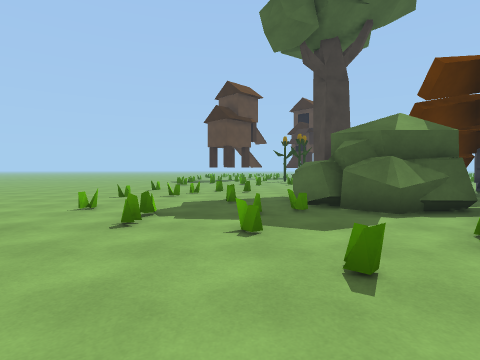
[1] (above)

24 first-person views from a walk through a scene from a Unity 3-D project. The camera is 1.4 m above the floor, tilts 2° down and sees 80° across. The floor is counted in squares, 2 m on a side. Each view is taken from the middle of a square. On the plan, view 1 faces up. The plan holds only what a view shows up to about 10 squares ahead; the rest is blank. The place goes on beyond the plan. Some animated figures are left out. Surface patterns are stand-ins for the level's own textures.

[2]
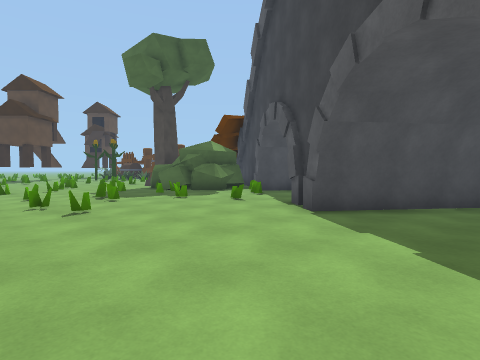

[3]
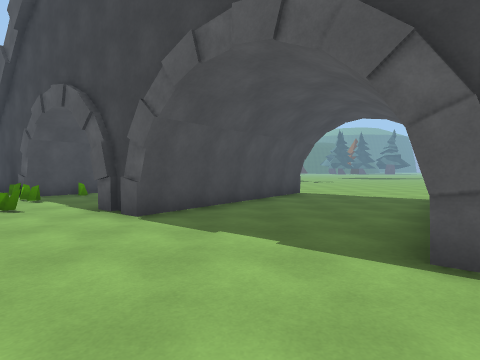

[4]
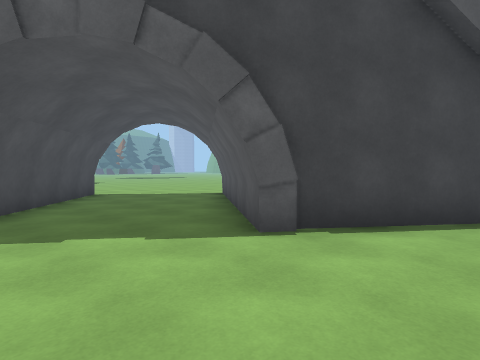

[5]
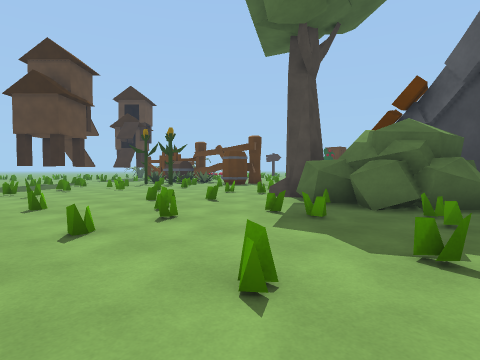

[6]
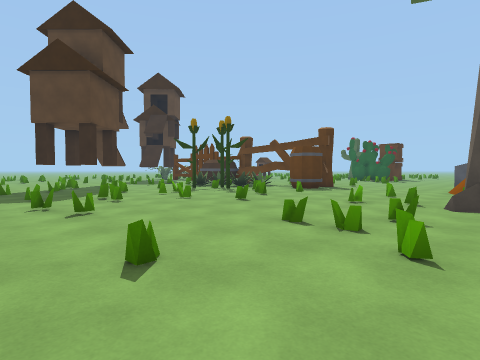

[7]
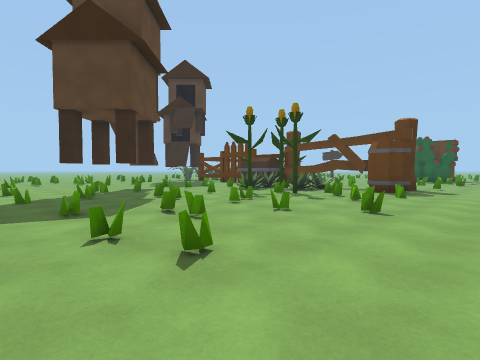

[8]
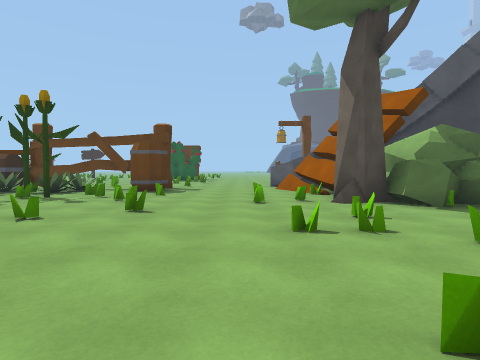

[9]
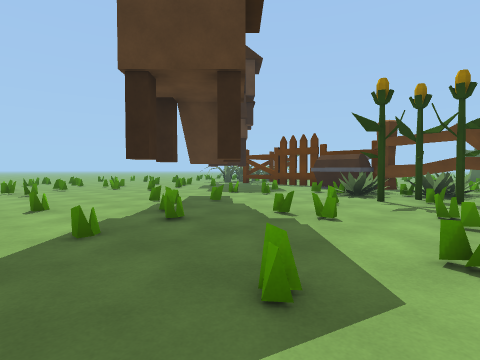

[10]
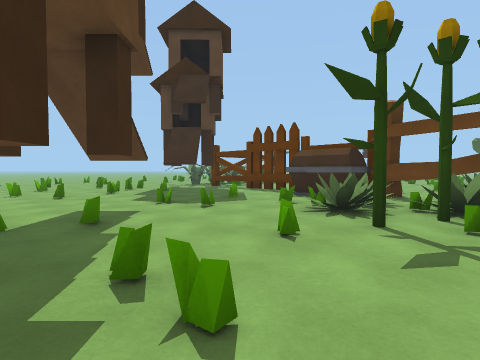

[11]
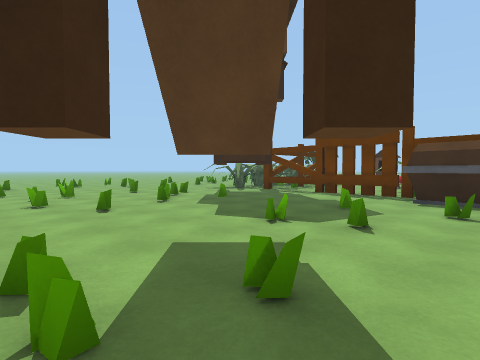

[12]
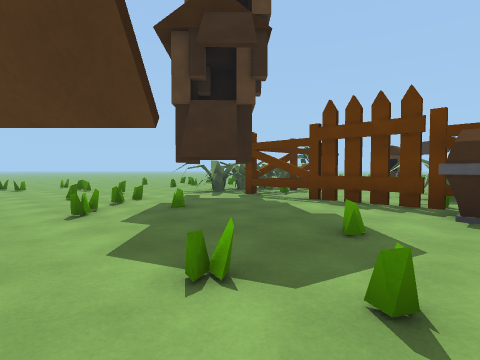

[13]
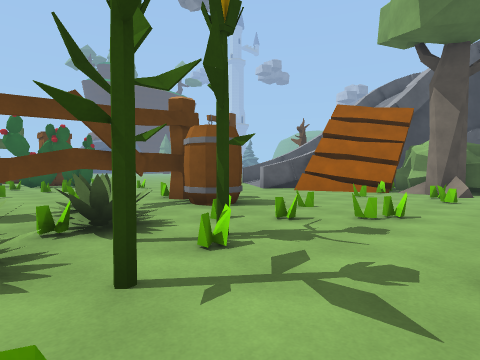

[14]
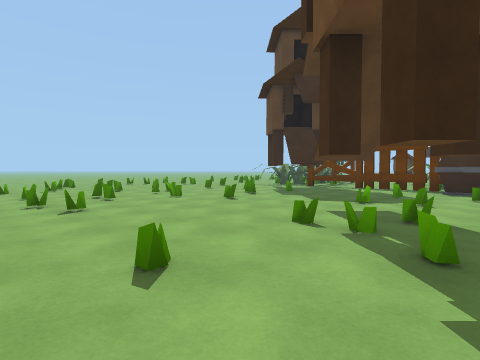

[15]
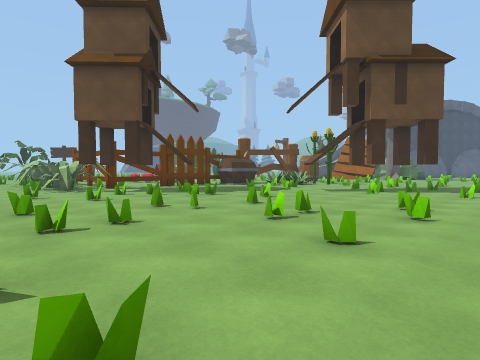

[16]
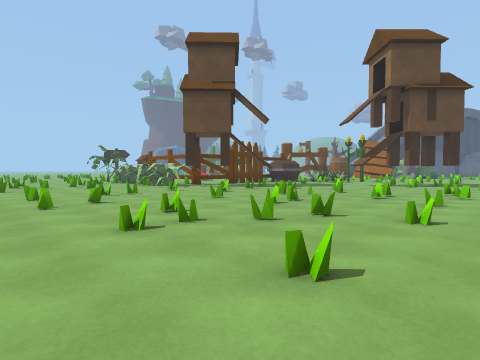

[17]
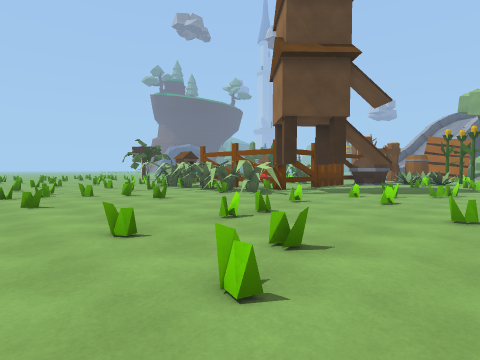

[18]
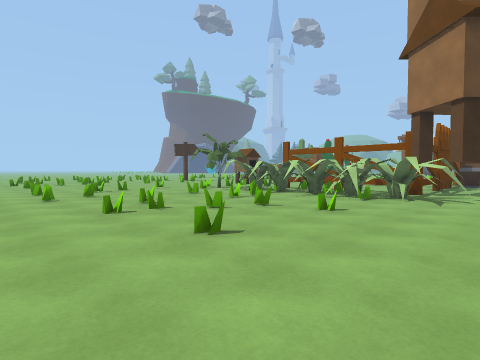

[19]
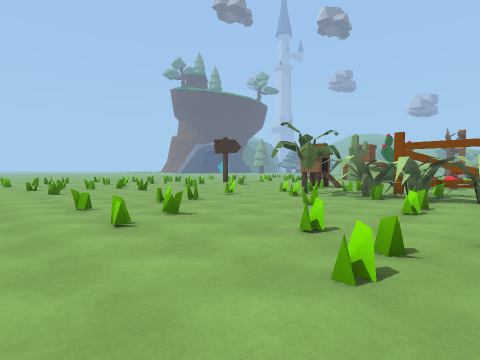

[20]
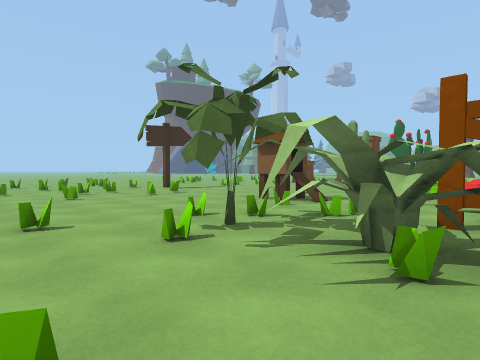

[21]
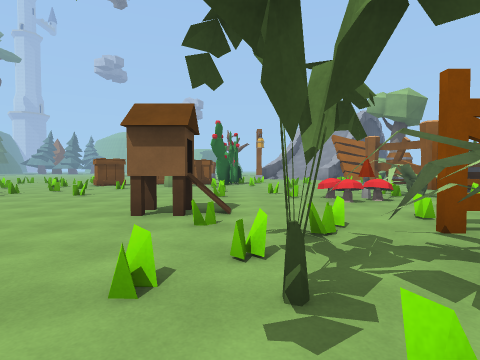

[22]
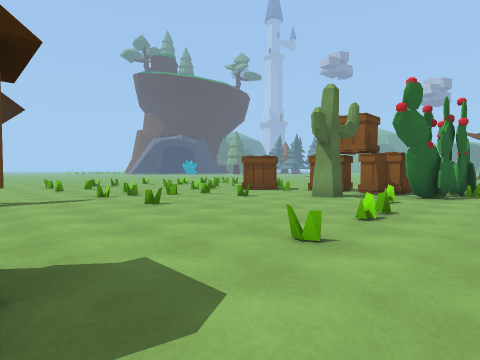

[23]
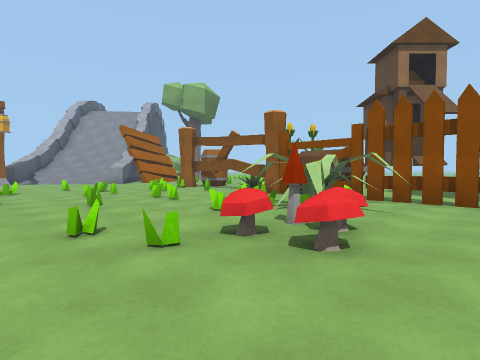

[24]
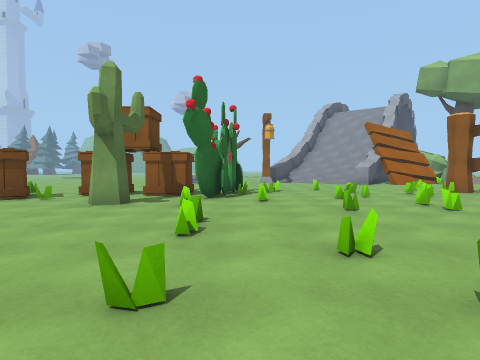

### Floor plan
Key: @ floor where view 1 was taken; # wall or solid block; x gap in a wall; . floor; / step, stairs or slope; = window, fence, low wall or low ledge; T tree; P plant; B barrel; H thing the floor can be seen under or through; C chest; F fence; M mushroom; S sign; A cactus; R crate; O other object.
Columns run from 4 left of view 1 to 23 right of it. Each row starts with its distance up from view 1.
 35          ..........
 34 ..........................
 33 ......=.=..=..=..=....=..=
 32 .=.=..=........=.=.=....=
 31 ...==...=....=.....=....
 30 .==.....=.....=.=......
 29 ....=.=..=....#....=.....=..
 28 .......=..###OOO##.....=..=.
 27 .=.=.=..=..#OOOO##P.....=.
 26 ...==..=...######=.....=..
 25 .=....=.#..==..=.......=.
 24 .....=.....#.......O.....S
 23 ...........F....M...........
 22 ...........FOOOMM...........
 21 .=.=..=.=.C#OOO..=....=..=..
 20 ....=.....C#.O.=...=....=.=.
 19 ..=.....=.P#.=.....=....=..
 18 .=..=.=.P..#..=.=........=
 17 ....=..PPP.H..=....=.A...
 16 .=...=.P...H=..=...O...RR
 15 ...=....=..H.=....ARR.R.#
 14 .=..=..=#xBH...=.=A.R.R..
 13 .=...=..=...=..=..
 12 ..............
 11 ......=......
 10 .=.=....=....
  9 ....=.T.=####
  8 ..=...OT####
  7 .=..=.O####
  6 ....=OO ##
  5 .=...=OO##
  4 ...=....#
  3  =..=...#
  2 .=...=...
  1 ........
  0 ....@#
 -1 .....##
 -2 ......###
 -3 ...#....##
 -4 . #/.......
 -5 .#  /=.....
 -6 ##     ....
 -7       #....
 -8          ..

Positions as (right, up) in squares from view 1, and headings:
1: (0, 0), facing up
2: (-4, -3), facing up-right
3: (-4, -2), facing right
4: (-4, -1), facing down-right
5: (-4, 4), facing up-right
6: (-4, 8), facing up-right
7: (-4, 11), facing up-right
8: (-4, 11), facing right
9: (-4, 15), facing up-right
10: (-1, 16), facing up-right
11: (-1, 19), facing up-right
12: (1, 20), facing up-right
13: (1, 18), facing down-right
14: (-4, 19), facing up-right
15: (-4, 30), facing down-right
16: (-4, 34), facing down-right
17: (1, 34), facing down-right
18: (5, 35), facing down-right
19: (9, 35), facing down-right
20: (11, 30), facing down-right
21: (14, 29), facing down
22: (13, 24), facing down-right
23: (14, 24), facing down-left
24: (14, 23), facing down
